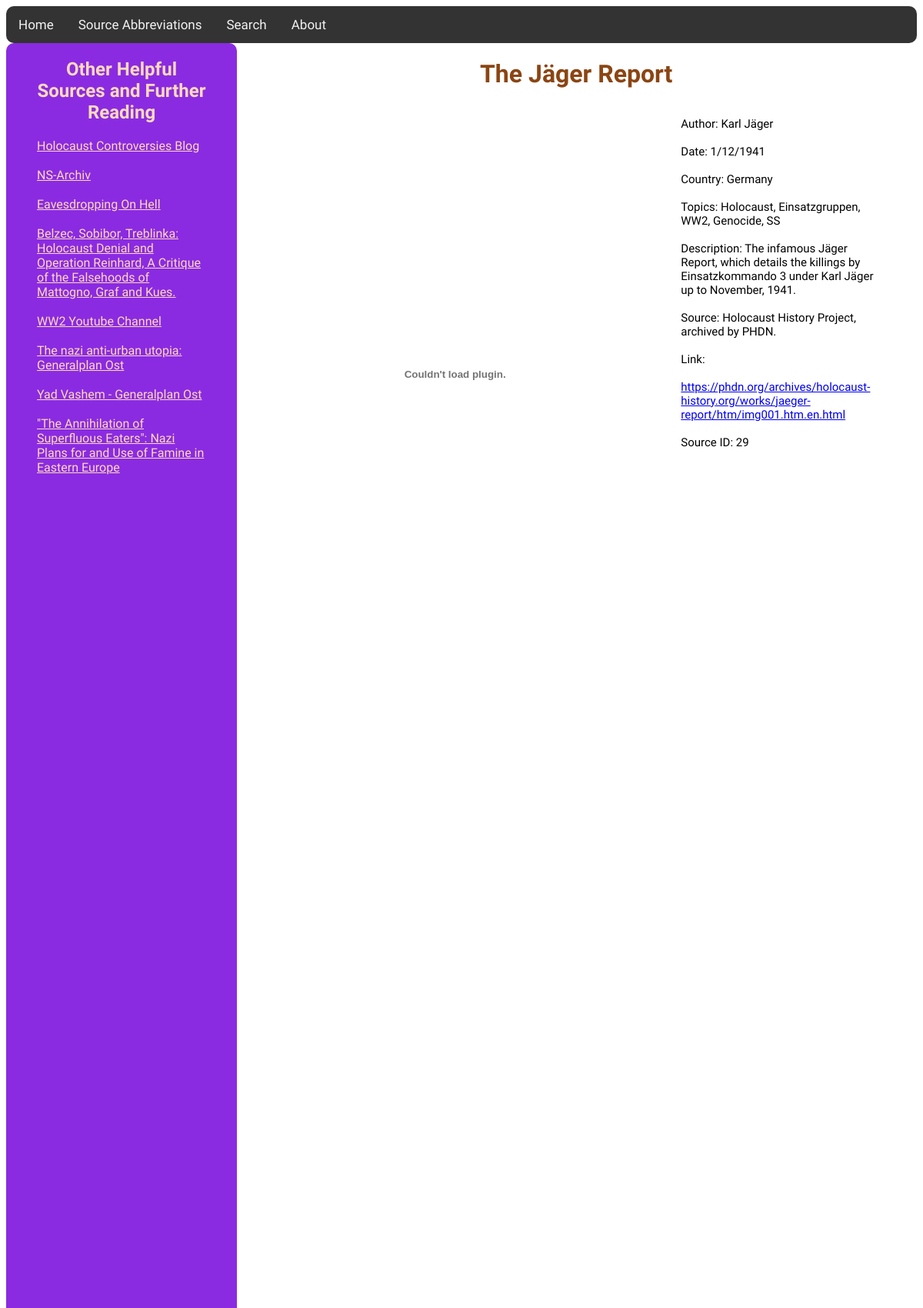
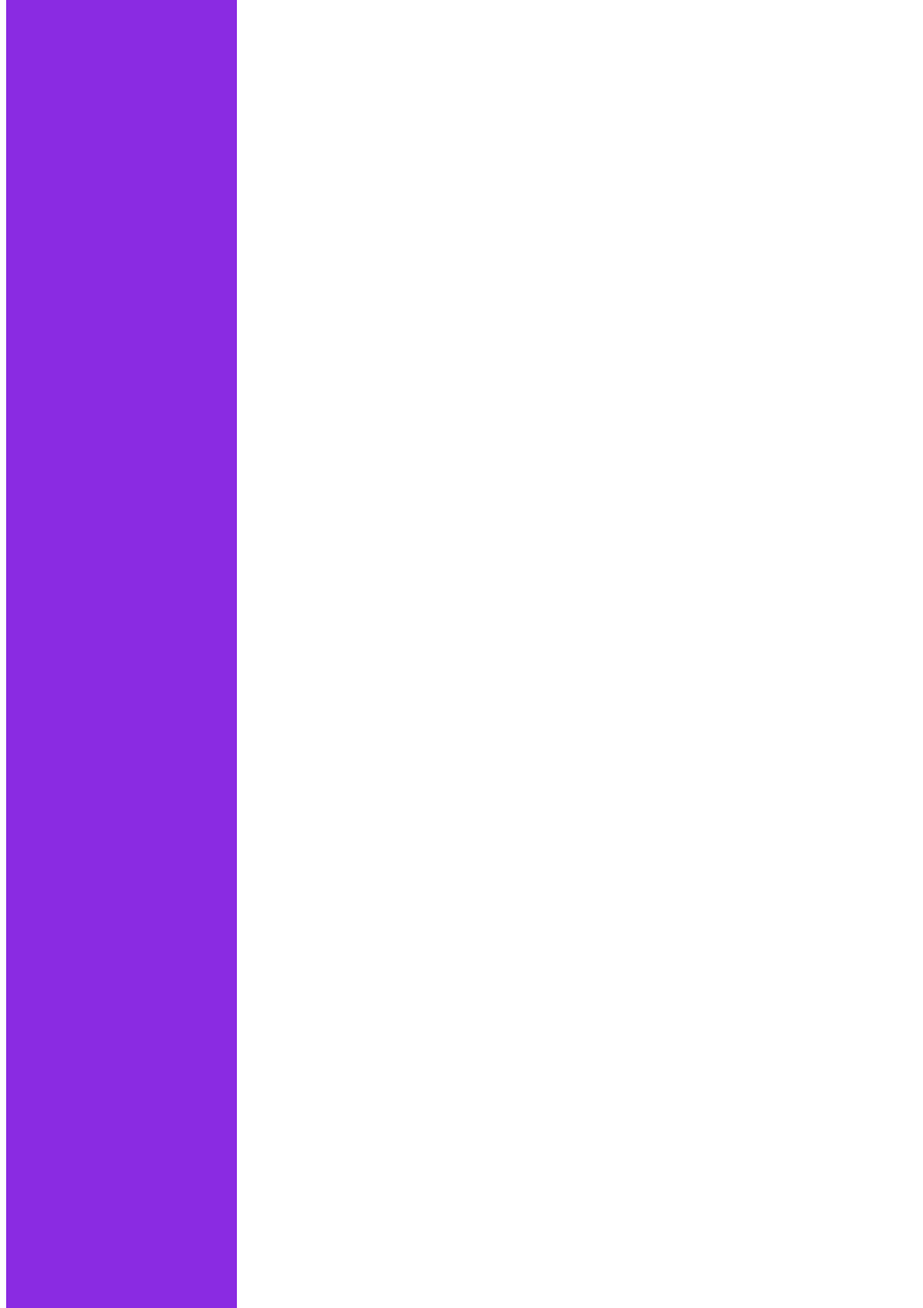
The page /source/29 (upper part) on the database its author committed (2 pictures, top to bottom).
### tables this page shows
CREATE TABLE "FURTHER" (
	"ID"	INTEGER,
	"NAME"	TEXT,
	"URL"	TEXT,
	PRIMARY KEY("ID")
);

CREATE TABLE "SOURCES" (
	"ID"	INTEGER,
	"DESCRIPTION"	TEXT,
	"YEAR"	INTEGER,
	"MONTH"	INTEGER,
	"DATE"	INTEGER,
	"AUTHOR"	TEXT,
	"PATH"	TEXT,
	"LINK"	TEXT,
	"CITATION"	TEXT,
	"WIDTH"	INTEGER,
	"TITLE"	TEXT,
	PRIMARY KEY("ID")
);

CREATE TABLE "COUNTRIES" (
	"ID"	INTEGER,
	"NAME"	TEXT,
	PRIMARY KEY("ID")
);

### app.py (the view)
@app.route('/source/<id>')
def source(id):
    source = []
    prot = False
    if id == "1":
        prot = True
    conn = sqlite3.connect("sources.db")
    cursor = conn.cursor()
    src = cursor.execute("SELECT ID,DESCRIPTION,YEAR,MONTH,DATE,AUTHOR,PATH,LINK,CITATION,WIDTH,TITLE FROM SOURCES WHERE ID=?", (id,))
    src = src.fetchall()
    src= src[0]
    src = list(src)
    countries = cursor.execute("SELECT NAME FROM COUNTRIES WHERE ID IN (SELECT COUN_ID FROM SRC_COUNS WHERE SRC_ID=?)", (id,))
    countries = countries.fetchall()
    countries = [c[0] for c in countries]
    src.append(countries)
    tags = get_tags(int(id), cursor)
    src.append(tags)
    tag_ids = [t[0] for t in cursor.execute("SELECT TAG_ID FROM SRC_TAGS WHERE SRC_ID=?", (id,)).fetchall()]
    print(tag_ids)
    further = {}
    for tag_id in tag_ids:
        furt = cursor.execute("SELECT NAME, URL FROM FURTHER WHERE ID IN (SELECT FURT_ID FROM TAGS_FURTHER WHERE TAG_ID=?)", (tag_id,)).fetchall()
        for f in furt:
            further[f[0]] = f[1]
    conn.close()
    return render_template("source.html", source=src, prot=False if id != "1" else True, further=further)

### app.py (called while the page is built)
def get_tags(id: int, cursor) -> list:
    cursor.execute("SELECT TAG FROM TAGS WHERE ID IN (SELECT TAG_ID FROM SRC_TAGS WHERE SRC_ID=?)", (id,))
    tags = [t[0] for t in cursor.fetchall()]  # Fixed: properly extract tags from tuples
    return tags

### templates/source.html (shortened to what this page needs)
<!DOCTYPE html>
<html lang="en">
<head>
    <link rel="stylesheet" href="{{ url_for('static', filename='styles/styles.css') }}">
</head>
<body id="source_page">
    <div class="topnav">
      <a href="{{url_for('index')}}">Home</a>
      <a href="{{url_for('sources_abbr')}}">Source Abbreviations</a>
      <a href="{{ url_for('search') }}">Search</a>
      <a href="{{ url_for('about') }}">About</a>
    </div>
    <div class="sidebar">
        <h2 class="src_link" style="text-align: center">Other Helpful Sources and Further Reading</h2>
        <p class="src_link">
            {% for key, value in further.items() %}
                <a id="sidebar-a" href="{{ value }}">{{ key }}</a>
                <br>
                <br>
            {% endfor %}
        </p>
    </div>
    <div id="main_content">
    <h1 id="title">{{ source[10] }}</h1>
    </div>
    <div id="main">
        <div id="content" style="height: 1000px">
            {% if prot %}
                <script type="text/javascript">
                    alert('Due to copyright concerns, I am required to put a transcript of the document here rather than a photo/facsimile');
                </script>
                <object draggable="false" id="src_frame" class="scaled" style="zoom: 100%" data="{{ url_for('static', filename=source[6]) }}" width="{{ source[9] }}"></object>
            {% elif ".pdf" in source[6] and "Images/" in source[6] %}
                <object type="application/pdf" style="zoom: 100%" id="src_frame" data="{{ url_for('static', filename=source[6]) }}#view=FitV" width="{{ source[9] }}" height="700px"></object>
            {% elif "http" in source[6] %}
                <object id="src_frame" style="zoom: 100%" data="{{ source[9] }}#view=FitV" width="{{ source[13] }}"></object>
            {% else %}
                    <object draggable="false" id="src_frame" style="image-rendering: -webkit-optimize-contrast;" class="scaled" data="{{ url_for('static', filename=source[6]) }}" width="{{ source[9] }}"></object>
                    <script>console.log('using other')</script>
            {% endif %}
        </div>
        <div id="metadata">
            <p>
                Author: {{ source[5] }}<br><br>
                Date: {{ source[4] }}/{{ source[3] }}/{{ source[2] }}<br><br>
                Country: {{ ', '.join(source[11]) }}<br><br>
                Topics: {{ ', '.join(source[12]) }}<br><br>
                Description: {{ source[1] }}<br><br>
                Source: {{ source[8] }}<br><br>
                {% if source[7] != None %}
                    Link:
                        <br>
                        <br>
                         <a href="{{ source[7] }}" target="_blank">{{ source[7] }}</a>
                {% endif %}
                <br>
                <br>
                Source ID: {{ source[0] }}
                <br><br>
            </p>
        </div>
        <br>
        <br>
        <br>
        </div>
</body>
</html>

### static/styles/styles.css (style rules this page uses)
#title { color: saddlebrown; font-family: "Winky Rough"; text-align: center; }
.src_link { text-decoration: none; color: peachpuff; font-family: "Winky Rough"; }
#content { padding-left: 330px; width: 150%; height: 550%; align-items: center; overflow: auto; position: relative; padding-right: 0; }
h1 { text-align: center; }
.topnav { background-color: #333; overflow: hidden; border-radius: 10px; }
.topnav a { float: left; color: #f2f2f2; text-align: center; padding: 14px 16px; text-decoration: none; font-family: "Winky Rough", ui-rounded; font-size: 17px; }
.sidebar { width: 300px; box-sizing: border-box; position:absolute; background-color: blueviolet; border-radius: 10px; padding-left: 40px; padding-right: 40px; height: 150%; z-index: 20; }
#main { padding-right: 50px; display: flex; overflow: auto; height: 560px; padding-bottom: 100px; }
#main_content { margin-left: 230px; padding-left: 10%; padding-right: 50px; }
#metadata { font-family: "Winky Rough"; font-size: 15px; margin-left: 0px; padding-left: 40px; overflow: auto; }
body { overflow: auto; }
#src_frame { position: relative; top: 0; left: 0; }

### templates/source.html (style rules this page uses)
#sidebar-a { color: peachpuff; }

### rows shown on the page
FURTHER: NAME "Holocaust Controversies Blog"
FURTHER: NAME "NS-Archiv"
FURTHER: NAME "Eavesdropping On Hell"
FURTHER: NAME "Belzec, Sobibor, Treblinka: Holocaust Denial and Operation Reinhard, A Critique of the Falsehoods of Mattogno, Graf and Kues."
FURTHER: NAME "WW2 Youtube Channel"
FURTHER: NAME "The nazi anti-urban utopia: Generalplan Ost"
FURTHER: NAME "Yad Vashem - Generalplan Ost"
FURTHER: NAME "\"The Annihilation of Superfluous Eaters\": Nazi Plans for and Use of Famine in Eastern Europe"
SOURCES: TITLE "The Jäger Report", AUTHOR "Karl Jäger", DATE "1", MONTH "12", YEAR "1941", DESCRIPTION "The infamous Jäger Report, which details the killings by Einsatzkommando 3 under Karl Jäger up to November, 1941.", CITATION "Holocaust History Project, archived by PHDN.", LINK "https://phdn.org/archives/holocaust-history.org/works/jaeger-report/htm/img001.htm.en.html", ID "29"
COUNTRIES: NAME "Germany"

### other values the page prints
{{ ', '.join(source[12]) }} "Holocaust, Einsatzgruppen, WW2, Genocide, SS"
